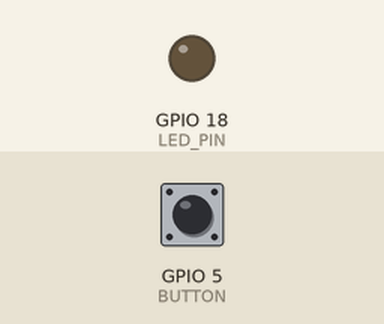
A sketch run on a simulated ESP32. Parts: output pins drawn as LEDs (lit = HIGH). The inputs (shaded band) are chosen by the test bench; at power-on: GPIO 5 (BUTTON) HIGH. WiFi joins after 1.5 s; servers stay silent unless stated; I2S audio is not simulated (input reads silence); the local clock reads 2024-03-15 10:24:30 at power-on unless the sketch sets it; storage starts empty; what the sketch prints to the serial monitor is not drawn.

Above: at 3.8 s.
3.9 s: GPIO 5 (BUTTON) pulled LOW for 3.2 s
At 4.8 s:
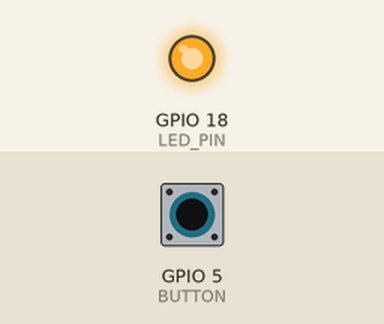
Timing chart, 0 to 9.7 s (numbered marks = the images above; inputs shaded):
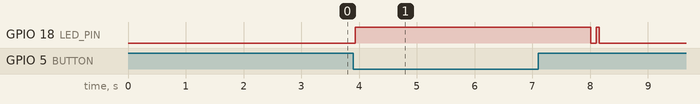

Measured:
- after the input at 3.9 s, GPIO 18 (LED_PIN): LOW → HIGH at once, → LOW 4.1 s later, → HIGH 0.10 s later, → LOW 0.05 s later

The sketch:

Record_Wav_File.ino
```cpp
#include "Variables.h"
#include "LocalTime.h"
#include "WavRecorder.h"
#include "I2S_SAMPLER.h"
#include "Storage.h"
#include "LED.h"

int16_t buff[1000];

int16_t dat = 0xF4AC;


//uint8_t buff2[44100];
void setup() {
  Serial.begin(115200);
  // put your setup code here, to run once:
  initTime();
  initStorage();
  I2S_INIT();
  create_led_task();
  create_wav_task();

}

void loop() {
 //Write code to run in loop
}
```

I2S_SAMPLER.h
```cpp
//=====================================================================================================================================

void i2s_install() {
  const i2s_config_t i2s_config = {
    .mode = i2s_mode_t(I2S_MODE_MASTER | I2S_MODE_RX),
    .sample_rate = SAMPLE_RATE,
    .bits_per_sample = I2S_BITS_PER_SAMPLE_32BIT,
    .channel_format = I2S_CHANNEL_FMT_ONLY_LEFT,
    .communication_format = i2s_comm_format_t(I2S_COMM_FORMAT_I2S | I2S_COMM_FORMAT_I2S_MSB),
    .intr_alloc_flags = 0, // default interrupt priority
    .dma_buf_count = 8,
    .dma_buf_len = 1000,
    .use_apll = false
  };

  i2s_driver_install(I2S_PORT, &i2s_config, 0, NULL);
}

//=====================================================================================================================================

void i2s_setpin() {
  const i2s_pin_config_t pin_config = {
    .bck_io_num = I2S_SCK,
    .ws_io_num = I2S_WS,
    .data_out_num = -1,
    .data_in_num = I2S_SD
  };

  i2s_set_pin(I2S_PORT, &pin_config);
}

//=====================================================================================================================================

void reader(void *pvParameters) {

  size_t bytes_read;
  //uint32_t t = millis();
  //int i = 0;
  while (1) {
    i2s_read(I2S_NUM_0, dataBuffer, sizeof(int32_t) * 1000, &bytes_read, portMAX_DELAY);
    if (bytes_read > 0) {
      int16_t temp = 0;
      for (int i = 0; i < 1000; i++) {
        temp = dataBuffer[i]/65536;
        buffer1[2 * i] = lowByte(temp);
        buffer1[2 * i + 1] = highByte(temp);
        //Serial.println(temp);
      }
      writeEnable = 1;
    }
  }
}

//=====================================================================================================================================

void I2S_INIT() {
  Serial.println("Setup I2S ...");

  delay(500);
  i2s_install();
  i2s_setpin();
  i2s_start(I2S_PORT);
  delay(500);

  // Create a task that will read the data
  xTaskCreatePinnedToCore (
    reader, /* Task function. */
    "ADC_reader", /* String with name of task. */
    20480, /* Stack size in bytes. */
    NULL, /* Parameter passed as input of the task */
    configMAX_PRIORITIES -2, /* Priority of the task. */
    NULL, /* Task handle. */
    1);
}

//=====================================================================================================================================
```

LED.h
```cpp
//===================================================================================================================================
void led(int x){
  digitalWrite(LED_PIN, x);
}

//===================================================================================================================================

void runLED(void *Parameters){
  int loopCount = 0;
  int prevCount = 0;
  while(1){
    //Serial.print("STATE: ");Serial.println(state);
    switch(state){
      case READY:{
        led(0);
        break;
      }

      case RECORDING:{
        led(1);
        break;
      }

      case PROCESSING:{

        if((loopCount - prevCount  == 2)||(loopCount - prevCount == -19)){
          led(!digitalRead(LED_PIN));
          prevCount = loopCount;
        }
        break;
      }
    }
    loopCount++;
    if(loopCount > 20){
      loopCount = 0;
    }
    delay(50);
  }
}

//===================================================================================================================================

void create_led_task(){
  pinMode(LED_PIN, OUTPUT);
  pinMode(BUTTON, INPUT_PULLUP);
  // Create a task that will read the data
  xTaskCreatePinnedToCore (
    runLED, /* Task function. */
    "ADC_reader", /* String with name of task. */
    1024, /* Stack size in bytes. */
    NULL, /* Parameter passed as input of the task */
    1, /* Priority of the task. */
    NULL, /* Task handle. */
    1);
}

//===================================================================================================================================
```

LocalTime.h
```cpp
//===================================================================================================================================

void printLocalTime()
{
  if(!getLocalTime(&timeinfo)){
    Serial.println("Failed to obtain time");
    ESP.restart();
    return;
  }
  Serial.println(&timeinfo, "%A, %B %d %Y %H:%M:%S");
}

//===================================================================================================================================

void initTime(){
  Serial.printf("Connecting to %s ", ssid);
  WiFi.begin(ssid, password);
  while (WiFi.status() != WL_CONNECTED) {
      delay(500);
      Serial.print(".");
  }
  Serial.println(" CONNECTED");

  //init and get the time
  configTime(gmtOffset_sec, daylightOffset_sec, ntpServer);
  printLocalTime();

  //disconnect WiFi as it's no longer needed
  WiFi.disconnect(true);
  WiFi.mode(WIFI_OFF);

}

//===================================================================================================================================

//tm_sec
//Seconds, between 0 and 60 inclusive (60 allows for leap seconds).
//
//tm_min
//Minutes, between 0 and 59 inclusive.
//
//tm_hour
//Hours, between 0 and 23 inclusive.
//
//tm_mday
//Day of the month, between 1 and 31 inclusive.
//
//tm_mon
//Month, between 0 (January) and 11 (December).
//
//tm_year
//Year (since 1900), can be negative for earlier years.
//
//tm_wday
//Day of week, between 0 (Sunday) and 6 (Saturday).
//
//tm_yday
//Number of days elapsed since last January 1, between 0 and 365 inclusive.
//
//tm_isdst
```

Storage.h
```cpp
//===================================================================================================================================
void write_wav_file(void *parameters) {
  while (1) {
    if (digitalRead(BUTTON) == 0) {
      File file = SD.open("/audio.tmp", FILE_WRITE);
      if (file) {
        state = RECORDING;
        Serial.println("Recording Started...");
        //for (int i = 0; i < 600; i++) {
        int lineEnd = 0;
        while (digitalRead(BUTTON) == 0) {
          Serial.print('.');
          if (lineEnd >= 50) {
            lineEnd = 0;
            Serial.println();
          }
          while (writeEnable == 0) {
            delay(1);
          }
          if (writeEnable == 1) {
            writeEnable = 0;
            //Serial.println("Writing");
            if (!file.write((uint8_t*)buffer1, sizeof(int16_t) * 1000)) {
              Serial.println("Write Failed....");
            }
            if (writeEnable == 1) {
              Serial.println("The sampling speed is greater than writing speed!!!");
            }
          }
        }
        Serial.println();
      }
      else {
        Serial.println("Failed to open the file");
      }
      file.close();

      delay(100);
      file = SD.open("/audio.tmp", FILE_READ);
      if (file) {
        int fileSize = file.size();
        Serial.print("Size of previous file: "); Serial.println(fileSize);
        getLocalTime(&timeinfo);
        filename = '/' +String(timeinfo.tm_hour) + '_' + String(timeinfo.tm_min) + '_' + String(timeinfo.tm_sec) +".wav";
        Serial.println("Creating Audio File with name: " + filename);
        File file2 = SD.open(filename.c_str(), FILE_WRITE);
        state = PROCESSING;
        if (file2) {
          wavHeader(header, fileSize);
          if (!file2.write(header, 44)) {
            Serial.println("Write failed...");
          }
          while (fileSize >= sizeof(int16_t) * 1000) {
            if (!file.read((uint8_t*)tempBuff, sizeof(int16_t) * 1000)) {
              Serial.println("Reading failed!!");
            }
            delay(2);
            if (!file2.write((uint8_t*)tempBuff, sizeof(int16_t) * 1000)) {
              Serial.println("Write to file2 failed!!");
            }
            delay(2);
            fileSize -= sizeof(int16_t) * 1000;
          }
          if (fileSize > 0) {
            if (!file.read((uint8_t*)tempBuff, fileSize)) {
              Serial.println("Reading failed!!");
            }
            if (!file2.write((uint8_t*)tempBuff, fileSize)) {
              Serial.println("Write to file2 failed!!");
            }
            Serial.print("Done with remaining file size: "); Serial.println(fileSize);
          }
        }
        else {
          Serial.println("Failed to opn the file for writing!!!");
        }
        file2.close();
      }
      else {
        Serial.println("Failed to open the file for writing!!");
      }
      file.close();
    }
    state = READY;
    delay(2);
    //Serial.println("Exiting the Function...");
  }
}

//===================================================================================================================================

void listDir(const char * dirname, uint8_t levels) {
  Serial.println("===========================Contents of Internal Storage================================");
  Serial.printf("Listing directory: %s\n", dirname);

  File root = SD.open(dirname);
  if (!root) {
    Serial.println("Failed to open directory");
    return;
  }
  if (!root.isDirectory()) {
    Serial.println("Not a directory");
    return;
  }

  File file = root.openNextFile();
  while (file) {
    if (file.isDirectory()) {
      Serial.print("  DIR : ");
      Serial.print (file.name());
      time_t t = file.getLastWrite();
      struct tm * tmstruct = localtime(&t);
      Serial.printf("  LAST WRITE: %d-%02d-%02d %02d:%02d:%02d\n", (tmstruct->tm_year) + 1900, ( tmstruct->tm_mon) + 1, tmstruct->tm_mday, tmstruct->tm_hour , tmstruct->tm_min, tmstruct->tm_sec);
      if (levels) {
        listDir(file.name(), levels - 1);
      }
    } else {
      Serial.print("  FILE: ");
      Serial.print(file.name());
      Serial.print("  SIZE: ");
      Serial.print(file.size());
      time_t t = file.getLastWrite();
      struct tm * tmstruct = localtime(&t);
      Serial.printf("  LAST WRITE: %d-%02d-%02d %02d:%02d:%02d\n", (tmstruct->tm_year) + 1900, ( tmstruct->tm_mon) + 1, tmstruct->tm_mday, tmstruct->tm_hour , tmstruct->tm_min, tmstruct->tm_sec);
    }
    file = root.openNextFile();
  }
  file.close();
  Serial.println("=======================================================================================");
}

//===========================================================================================================================================//

void initStorage() {
  pinMode(4, INPUT_PULLUP);
  spiSD.begin(14, 4, 13, SD_CS); //CLK,MISO,MOIS,SS
  if (!SD.begin(SD_CS, spiSD))
  {
    Serial.println("Card Mount Failed");
  }
  else
  {
    Serial.println("Card Mount Successful");
  }
  uint8_t cardType = SD.cardType();

  if (cardType == CARD_NONE) {
    Serial.println("No SD card attached");
    return;
  }

  Serial.print("SD Card Type: ");
  if (cardType == CARD_MMC) {
    Serial.println("MMC");
  } else if (cardType == CARD_SD) {
    Serial.println("SDSC");
  } else if (cardType == CARD_SDHC) {
    Serial.println("SDHC");
  } else {
    Serial.println("UNKNOWN");
  }

  uint64_t cardSize = SD.cardSize() / (1024 * 1024);
  Serial.printf("SD Card Size: %lluMB\n", cardSize);
  delay(100);
  listDir("/", 0);
}

void create_wav_task() {
  // Create a task that will read the data
  xTaskCreatePinnedToCore (
    write_wav_file, /* Task function. */
    "ADC_reader", /* String with name of task. */
    50000, /* Stack size in bytes. */
    NULL, /* Parameter passed as input of the task */
    configMAX_PRIORITIES - 2, /* Priority of the task. */
    NULL, /* Task handle. */
    1);
}

//===========================================================================================================================================//
```

Variables.h
```cpp
#include "FS.h"
#include "SD.h"
#include <SPI.h>
#include <WiFi.h>
#include "time.h"
#include <driver/i2s.h>

#define SD_CS 32
#define FORMAT_SPIFFS_IF_FAILED true

#define I2S_WS 15
#define I2S_SD 21
#define I2S_SCK 19

#define I2S_PORT I2S_NUM_0

#define LED_PIN 18
#define BUTTON  5

SPIClass spiSD(HSPI);
//=========================================Variables================================================

enum ledStat{READY, RECORDING, PROCESSING};
enum ledStat state = READY;

//WAVE HEADER
bool writeEnable = 0;
int SAMPLE_RATE = 32000;
int CHANNELS = 1;
int RESOLUTION = 16;
int BYTES_PER_FRAME = 0;
int BYTE_RATE = 0;
int BITS_PER_SAMPLE = 0;
int startRecording = 0;

//Storage
String filename = "";
uint8_t tempBuff[2000] = {0};

//Date and Time
const char* ssid       = "Alpha 4G";
const char* password   = "kissmyass";

const char* ntpServer = "pool.ntp.org";
const long  gmtOffset_sec = 3600 *5.5;
const int   daylightOffset_sec = 3600;

struct tm timeinfo;

//I2S Sampler
uint8_t buffer1[2000] = {0};
int32_t dataBuffer[1000] = {0};
```

WavRecorder.h
```cpp
const int headerSize= 44;
byte header[44];

void wavHeader(byte* header, int wavSize){
  BITS_PER_SAMPLE = RESOLUTION;
  BYTE_RATE  = (RESOLUTION * CHANNELS *SAMPLE_RATE)/8;
  BYTES_PER_FRAME = (BITS_PER_SAMPLE * CHANNELS)/8;
  header[0] = 'R';
  header[1] = 'I';
  header[2] = 'F';
  header[3] = 'F';
  unsigned int fileSize = wavSize + headerSize - 8;
  header[4] = (byte)(fileSize & 0xFF);
  header[5] = (byte)((fileSize >> 8) & 0xFF);
  header[6] = (byte)((fileSize >> 16) & 0xFF);
  header[7] = (byte)((fileSize >> 24) & 0xFF);
  header[8] = 'W';
  header[9] = 'A';
  header[10] = 'V';
  header[11] = 'E';
  header[12] = 'f';
  header[13] = 'm';
  header[14] = 't';
  header[15] = ' ';
  header[16] = (byte)(RESOLUTION & 0xFF);//0x10;                      //LENGTH OF FORMAT DATA
  header[17] = (byte)((RESOLUTION >> 8) & 0xFF);//0x00;
  header[18] = (byte)((RESOLUTION >> 16) & 0xFF);//0x00;
  header[19] = (byte)((RESOLUTION >> 24) & 0xFF);//0x00;
  header[20] = 0x01;
  header[21] = 0x00;
  header[22] = (byte)(CHANNELS & 0xFF);//0x01;                        //CHANNELS
  header[23] = (byte)((CHANNELS >> 8) & 0xFF);//0x00;
  header[24] = (byte)(SAMPLE_RATE & 0xFF);//0x44;//0x80;              //SAMPLE RATE
  header[25] = (byte)((SAMPLE_RATE >> 8) & 0xFF);//0xAC;//0x3E;
  header[26] = (byte)((SAMPLE_RATE >> 16) & 0xFF);//0x00;
  header[27] = (byte)((SAMPLE_RATE >> 24) & 0xFF);//0x00;
  header[28] = (byte)(BYTE_RATE & 0xFF);//0x88;//0x00;                //BYTE_RATE
  header[29] = (byte)((BYTE_RATE >> 8) & 0xFF);//0x58;//0x7D;
  header[30] = (byte)((BYTE_RATE >> 16) & 0xFF);//0x01;//0x00;
  header[31] = (byte)((BYTE_RATE >> 24) & 0xFF);//0x00;
  header[32] = (byte)(BYTES_PER_FRAME & 0xFF);//0x02;                 //BYTE_PER_FRAME
  header[33] = (byte)((BYTES_PER_FRAME >> 8) & 0xFF);//0x00;
  header[34] = (byte)(RESOLUTION & 0xFF);//0x10;                      //BITS_PER_SAMPLE
  header[35] = (byte)((RESOLUTION >> 8) & 0xFF);//0x00;
  header[36] = 'd';
  header[37] = 'a';
  header[38] = 't';
  header[39] = 'a';
  header[40] = (byte)(wavSize & 0xFF);
  header[41] = (byte)((wavSize >> 8) & 0xFF);
  header[42] = (byte)((wavSize >> 16) & 0xFF);
  header[43] = (byte)((wavSize >> 24) & 0xFF);
}
```
